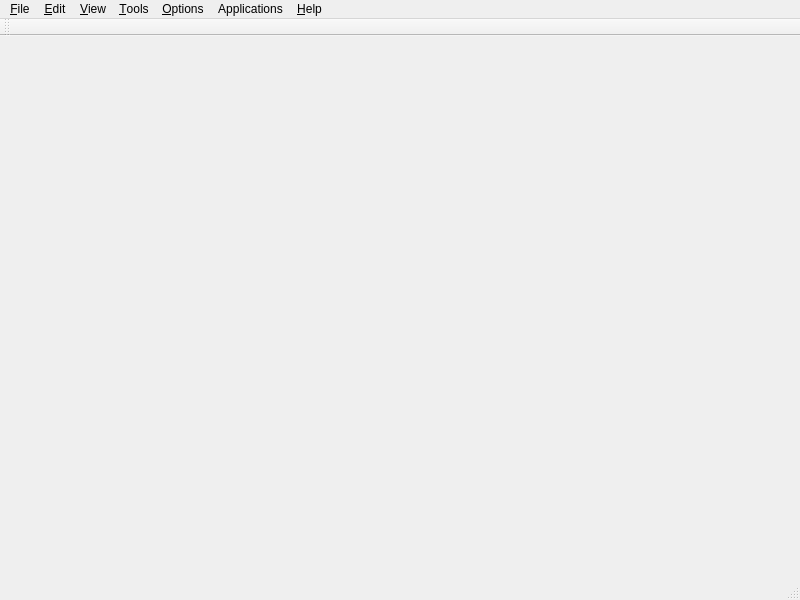
<?xml version="1.0" encoding="UTF-8"?>
<ui version="4.0">
 <class>MainWindow</class>
 <widget class="QMainWindow" name="MainWindow">
  <property name="geometry">
   <rect>
    <x>0</x>
    <y>0</y>
    <width>800</width>
    <height>600</height>
   </rect>
  </property>
  <property name="font">
   <font>
    <family>Arial</family>
   </font>
  </property>
  <property name="windowTitle">
   <string>1.0z</string>
  </property>
  <property name="iconSize">
   <size>
    <width>32</width>
    <height>32</height>
   </size>
  </property>
  <property name="toolButtonStyle">
   <enum>Qt::ToolButtonIconOnly</enum>
  </property>
  <property name="dockOptions">
   <set>QMainWindow::AllowTabbedDocks|QMainWindow::AnimatedDocks</set>
  </property>
  <widget class="QWidget" name="centralwidget"/>
  <widget class="QMenuBar" name="menubar">
   <property name="geometry">
    <rect>
     <x>0</x>
     <y>0</y>
     <width>800</width>
     <height>22</height>
    </rect>
   </property>
   <widget class="QMenu" name="menuFile">
    <property name="title">
     <string>&amp;File</string>
    </property>
    <widget class="QMenu" name="menuTrace_Project">
     <property name="title">
      <string>Trace Project</string>
     </property>
     <addaction name="actionLoad"/>
     <addaction name="actionLoad_from_a_file"/>
     <addaction name="actionSave"/>
     <addaction name="actionSave_As"/>
     <addaction name="actionAdd_Reference"/>
    </widget>
    <widget class="QMenu" name="menuLoad_into">
     <property name="title">
      <string>Expand current</string>
     </property>
     <addaction name="actionAddSWC"/>
     <addaction name="actionAddMask"/>
     <addaction name="actionAddNeuron_Network"/>
     <addaction name="actionTracing_result"/>
     <addaction name="actionV3D_Apo"/>
     <addaction name="actionJSON_Point_List"/>
    </widget>
    <widget class="QMenu" name="menuImport">
     <property name="title">
      <string>Import</string>
     </property>
     <addaction name="actionImage_Sequence"/>
     <addaction name="actionSparse_objects"/>
     <addaction name="actionTiles2"/>
    </widget>
    <widget class="QMenu" name="menuExport">
     <property name="title">
      <string>Export</string>
     </property>
     <addaction name="actionMask"/>
     <addaction name="actionSWC_Rescaling"/>
    </widget>
    <widget class="QMenu" name="menuOpen_Recent">
     <property name="statusTip">
      <string>Open a recently visited file</string>
     </property>
     <property name="title">
      <string>Open Recent</string>
     </property>
    </widget>
    <addaction name="actionNewProject"/>
    <addaction name="actionTiles"/>
    <addaction name="separator"/>
    <addaction name="actionOpen"/>
    <addaction name="menuOpen_Recent"/>
    <addaction name="menuLoad_into"/>
    <addaction name="menuTrace_Project"/>
    <addaction name="menuImport"/>
    <addaction name="separator"/>
    <addaction name="actionSave_Stack"/>
    <addaction name="actionSave_SWC"/>
    <addaction name="menuExport"/>
   </widget>
   <widget class="QMenu" name="menuEdit">
    <property name="title">
     <string>&amp;Edit</string>
    </property>
   </widget>
   <widget class="QMenu" name="menuView">
    <property name="title">
     <string>&amp;View</string>
    </property>
    <widget class="QMenu" name="menuAdjust">
     <property name="statusTip">
      <string>Show Brightness/Contrast adjustment dialog</string>
     </property>
     <property name="title">
      <string>Adjust</string>
     </property>
     <addaction name="actionBrightnessContrast"/>
     <addaction name="actionPen_Width_for_SWC_Display"/>
    </widget>
    <addaction name="actionNormal"/>
    <addaction name="actionProject"/>
    <addaction name="action3DView"/>
    <addaction name="actionOpen_3D_View_Without_Volume"/>
    <addaction name="menuAdjust"/>
    <addaction name="separator"/>
    <addaction name="actionAutosaved_Files"/>
   </widget>
   <widget class="QMenu" name="menuTools">
    <property name="title">
     <string>&amp;Tools</string>
    </property>
    <widget class="QMenu" name="menuProcess">
     <property name="title">
      <string>Process</string>
     </property>
     <widget class="QMenu" name="menuSegmentation">
      <property name="title">
       <string>Segmentation</string>
      </property>
      <addaction name="actionWatershed"/>
      <addaction name="actionConnected_Threshold"/>
     </widget>
     <widget class="QMenu" name="menuEdge_Detection">
      <property name="title">
       <string>Edge Detection</string>
      </property>
      <addaction name="actionCanny_Edge"/>
      <addaction name="actionEnhance_Line"/>
     </widget>
     <widget class="QMenu" name="menuBinary_Morphology">
      <property name="title">
       <string>Binary Morphology</string>
      </property>
      <addaction name="actionDilate"/>
      <addaction name="actionErode"/>
      <addaction name="actionSolidify"/>
      <addaction name="actionDistance_Map"/>
      <addaction name="actionSurface_detection"/>
      <addaction name="actionShortest_Path_Flow"/>
      <addaction name="actionExpand_Region"/>
      <addaction name="actionMorphological_Thinning"/>
     </widget>
     <widget class="QMenu" name="menuFilter">
      <property name="title">
       <string>Filter</string>
      </property>
      <addaction name="actionMedian_Filter"/>
      <addaction name="actionAnisotropic_Diffusion"/>
      <addaction name="actionMexican_Hat"/>
     </widget>
     <addaction name="actionBinarize"/>
     <addaction name="actionUpdate"/>
     <addaction name="actionExtract_Channel"/>
     <addaction name="actionInvert"/>
     <addaction name="actionFlip_Y"/>
     <addaction name="actionMake_Projection"/>
     <addaction name="actionSubtract_Background"/>
     <addaction name="menuFilter"/>
     <addaction name="menuBinary_Morphology"/>
     <addaction name="menuSegmentation"/>
     <addaction name="menuEdge_Detection"/>
    </widget>
    <widget class="QMenu" name="menuTrace">
     <property name="title">
      <string>Trace</string>
     </property>
     <addaction name="actionDisable"/>
     <addaction name="actionFit_Segment"/>
     <addaction name="actionTrace_Tube"/>
     <addaction name="actionAutomatic"/>
     <addaction name="actionAutomatic_Axon"/>
     <addaction name="actionFrom_SWC"/>
     <addaction name="actionTree_Preview"/>
     <addaction name="separator"/>
     <addaction name="actionBinary_SWC"/>
     <addaction name="actionMask_SWC"/>
    </widget>
    <widget class="QMenu" name="menuTube">
     <property name="title">
      <string>Tube</string>
     </property>
     <addaction name="actionRefine_Ends"/>
     <addaction name="actionMerge"/>
     <addaction name="actionAutoMerge"/>
     <addaction name="actionRemove_Small"/>
    </widget>
    <widget class="QMenu" name="menuPuncta">
     <property name="title">
      <string>Puncta</string>
     </property>
     <addaction name="actionDisable_Mark_Puncta"/>
     <addaction name="actionMark_Puncta"/>
    </widget>
    <widget class="QMenu" name="menuSwc">
     <property name="title">
      <string>Swc</string>
     </property>
     <addaction name="actionEdit_Swc"/>
     <addaction name="actionRescale_Swc"/>
    </widget>
    <widget class="QMenu" name="menuQuery">
     <property name="title">
      <string>Query</string>
     </property>
     <addaction name="actionPixel"/>
     <addaction name="actionPosition"/>
    </widget>
    <widget class="QMenu" name="menuDiagnose">
     <property name="title">
      <string>Diagnose</string>
     </property>
     <addaction name="actionTrace_Mask"/>
     <addaction name="actionSeed_Mask"/>
    </widget>
    <addaction name="menuProcess"/>
    <addaction name="menuTrace"/>
    <addaction name="menuTube"/>
    <addaction name="menuPuncta"/>
    <addaction name="menuSwc"/>
    <addaction name="menuQuery"/>
    <addaction name="separator"/>
    <addaction name="actionTile_Manager_2"/>
    <addaction name="separator"/>
    <addaction name="menuDiagnose"/>
   </widget>
   <widget class="QMenu" name="menuOptions">
    <property name="title">
     <string>&amp;Options</string>
    </property>
    <addaction name="actionUpdate_Configuration"/>
   </widget>
   <widget class="QMenu" name="menuHelp">
    <property name="title">
     <string>&amp;Help</string>
    </property>
    <addaction name="actionAbout_iTube"/>
    <addaction name="actionShortcut"/>
    <addaction name="separator"/>
    <addaction name="actionDiagnosis"/>
   </widget>
   <widget class="QMenu" name="menuApplications">
    <property name="title">
     <string>Applications</string>
    </property>
    <widget class="QMenu" name="menuFLy_EM">
     <property name="title">
      <string>FLy EM</string>
     </property>
     <widget class="QMenu" name="menuFlyEmOpen">
      <property name="title">
       <string>Import</string>
      </property>
      <addaction name="actionImportFlyEmDatabase"/>
      <addaction name="actionDVID_Bundle"/>
      <addaction name="separator"/>
      <addaction name="actionAddFlyEmNeuron_Network"/>
      <addaction name="actionSynapse_Annotation"/>
      <addaction name="actionImportMask"/>
      <addaction name="actionImportSegmentation"/>
      <addaction name="actionAxon_Export"/>
      <addaction name="actionVolume_field"/>
      <addaction name="actionThumbnails_2"/>
      <addaction name="actionHDF5_Body"/>
      <addaction name="actionImportBoundBox"/>
      <addaction name="actionImportSeeds"/>
      <addaction name="actionImport_Sparsevol_Json"/>
     </widget>
     <widget class="QMenu" name="menuQuality_Control">
      <property name="title">
       <string>Quality Control</string>
      </property>
      <widget class="QMenu" name="menuError_Classification">
       <property name="title">
        <string>Error Classification</string>
       </property>
       <addaction name="actionErrorClassifcationTrain"/>
       <addaction name="actionErrorClassifcationEvaluate"/>
       <addaction name="actionErrorClassifcationPredict"/>
       <addaction name="actionErrorClassifcationComputeFeatures"/>
      </widget>
      <addaction name="menuError_Classification"/>
      <addaction name="actionFlyEmSelect"/>
      <addaction name="actionFlyEmSelect_connection"/>
      <addaction name="actionFlyEmGrow"/>
      <addaction name="actionCompare"/>
      <addaction name="actionClear_Decoration"/>
      <addaction name="actionExtract_body"/>
      <addaction name="actionLoop_Analysis"/>
      <addaction name="actionIdentify_Hot_Spot"/>
      <addaction name="actionBody_Touching_Analysis"/>
     </widget>
     <widget class="QMenu" name="menuTEM_Paper">
      <property name="title">
       <string>TEM Paper</string>
      </property>
      <addaction name="actionTem_Paper_Volume_Rendering"/>
      <addaction name="actionTem_Paper_Neuron_Type_Figure"/>
      <addaction name="actionMake_Movie"/>
      <addaction name="actionLoad_Data_Bundle"/>
      <addaction name="separator"/>
      <addaction name="actionShape_Matching"/>
     </widget>
     <widget class="QMenu" name="menuStatistics">
      <property name="title">
       <string>Statistics</string>
      </property>
      <addaction name="actionSynapse"/>
      <addaction name="actionSimilarity_Matrix"/>
      <addaction name="actionDendrogram"/>
      <addaction name="actionAssign_Clustering"/>
      <addaction name="actionMorphological_Features"/>
      <addaction name="actionFeature_Selection"/>
     </widget>
     <widget class="QMenu" name="menuDVID">
      <property name="title">
       <string>DVID</string>
      </property>
      <addaction name="actionGet_Grayscale"/>
      <addaction name="actionHot_Spot_Demo"/>
      <addaction name="actionSubmit_Skeletonize"/>
      <addaction name="actionLoad_Body_with_Grayscale"/>
      <addaction name="actionLoad_Large_Body"/>
      <addaction name="actionUpdate_Skeletons"/>
      <addaction name="actionCreate_Databundle"/>
      <addaction name="actionOperateDvid"/>
      <addaction name="actionGenerate_Local_Grayscale"/>
      <addaction name="actionUpload_Annotations"/>
     </widget>
     <widget class="QMenu" name="menuExport_2">
      <property name="title">
       <string>Export</string>
      </property>
      <addaction name="actionBundle"/>
      <addaction name="actionThumbnails"/>
      <addaction name="separator"/>
      <addaction name="actionOne_Column"/>
     </widget>
     <widget class="QMenu" name="menuSegmentation_2">
      <property name="title">
       <string>Segmentation</string>
      </property>
      <addaction name="actionSplit_Region"/>
      <addaction name="actionView_Labeled_Regions"/>
      <addaction name="actionCreate_ROI"/>
      <addaction name="actionExport_Segmentation_Result"/>
      <addaction name="actionHierarchical_Split"/>
      <addaction name="actionSegmentation_Project"/>
     </widget>
     <widget class="QMenu" name="menuNew">
      <property name="title">
       <string>New</string>
      </property>
      <addaction name="actionBody_Split_Project"/>
     </widget>
     <widget class="QMenu" name="menuProject">
      <property name="title">
       <string>Project</string>
      </property>
      <addaction name="actionFlyEmROI"/>
      <addaction name="actionMerge_Body_Project"/>
      <addaction name="actionProof"/>
     </widget>
     <widget class="QMenu" name="menuHackathon">
      <property name="title">
       <string>Hackathon</string>
      </property>
      <addaction name="actionHackathonConfigure"/>
      <addaction name="actionLoad_Named_Bodies"/>
      <addaction name="actionHackathonSimmat"/>
      <addaction name="actionHackathonEvaluate"/>
     </widget>
     <widget class="QMenu" name="menuSeven_Column">
      <property name="title">
       <string>Seven Column</string>
      </property>
      <addaction name="actionNeuroMorpho"/>
     </widget>
     <addaction name="menuNew"/>
     <addaction name="menuFlyEmOpen"/>
     <addaction name="menuExport_2"/>
     <addaction name="menuQuality_Control"/>
     <addaction name="actionFlyEmClone"/>
     <addaction name="menuStatistics"/>
     <addaction name="menuDVID"/>
     <addaction name="menuSegmentation_2"/>
     <addaction name="actionSkeletonization"/>
     <addaction name="actionExtract_Neuron"/>
     <addaction name="menuProject"/>
     <addaction name="actionSplit_Body"/>
     <addaction name="separator"/>
     <addaction name="menuHackathon"/>
     <addaction name="menuTEM_Paper"/>
     <addaction name="menuSeven_Column"/>
     <addaction name="separator"/>
     <addaction name="actionFlyEmSettings"/>
    </widget>
    <widget class="QMenu" name="menuBiocytin">
     <property name="title">
      <string>Biocytin</string>
     </property>
     <addaction name="actionGenerate_Mask"/>
     <addaction name="actionBigNeuron_Trace"/>
    </widget>
    <addaction name="menuFLy_EM"/>
    <addaction name="menuBiocytin"/>
   </widget>
   <addaction name="menuFile"/>
   <addaction name="menuEdit"/>
   <addaction name="menuView"/>
   <addaction name="menuTools"/>
   <addaction name="menuOptions"/>
   <addaction name="menuApplications"/>
   <addaction name="menuHelp"/>
  </widget>
  <widget class="QStatusBar" name="statusbar"/>
  <widget class="QToolBar" name="toolBar">
   <property name="windowTitle">
    <string>toolBar</string>
   </property>
   <property name="iconSize">
    <size>
     <width>24</width>
     <height>24</height>
    </size>
   </property>
   <attribute name="toolBarArea">
    <enum>TopToolBarArea</enum>
   </attribute>
   <attribute name="toolBarBreak">
    <bool>false</bool>
   </attribute>
  </widget>
  <action name="actionOpen">
   <property name="icon">
    <iconset resource="gui.qrc">
     <normaloff>:/images/open.png</normaloff>:/images/open.png</iconset>
   </property>
   <property name="text">
    <string>Open</string>
   </property>
   <property name="toolTip">
    <string>Open a file</string>
   </property>
   <property name="statusTip">
    <string>Open a file (.tif, .lsm or .swc)</string>
   </property>
   <property name="shortcut">
    <string>Ctrl+O</string>
   </property>
  </action>
  <action name="actionBinarize">
   <property name="text">
    <string>Binarize</string>
   </property>
   <property name="statusTip">
    <string>Binarize current stack</string>
   </property>
  </action>
  <action name="actionSolidify">
   <property name="text">
    <string>Solidify</string>
   </property>
   <property name="statusTip">
    <string>Solidify current stack</string>
   </property>
  </action>
  <action name="actionEnhance_Line">
   <property name="text">
    <string>Enhance Line</string>
   </property>
   <property name="statusTip">
    <string>Enhance line structure in current stack</string>
   </property>
  </action>
  <action name="actionDisable">
   <property name="checkable">
    <bool>true</bool>
   </property>
   <property name="icon">
    <iconset resource="gui.qrc">
     <normaloff>:/images/notrace.png</normaloff>:/images/notrace.png</iconset>
   </property>
   <property name="text">
    <string>Disable</string>
   </property>
   <property name="statusTip">
    <string>Disable interactive tracing activity</string>
   </property>
  </action>
  <action name="actionFit_Segment">
   <property name="checkable">
    <bool>true</bool>
   </property>
   <property name="icon">
    <iconset resource="gui.qrc">
     <normaloff>:/images/fitseg.png</normaloff>:/images/fitseg.png</iconset>
   </property>
   <property name="text">
    <string>Fit Segment</string>
   </property>
   <property name="statusTip">
    <string>Only fit a short segment</string>
   </property>
  </action>
  <action name="actionAutomatic">
   <property name="icon">
    <iconset resource="gui.qrc">
     <normaloff>:/images/autotrace.png</normaloff>:/images/autotrace.png</iconset>
   </property>
   <property name="text">
    <string>Automatic</string>
   </property>
   <property name="toolTip">
    <string>Automated tracing</string>
   </property>
   <property name="statusTip">
    <string>Fully automated tracing</string>
   </property>
  </action>
  <action name="actionTrace_Tube">
   <property name="checkable">
    <bool>true</bool>
   </property>
   <property name="checked">
    <bool>true</bool>
   </property>
   <property name="icon">
    <iconset resource="gui.qrc">
     <normaloff>:/images/tracetube.png</normaloff>:/images/tracetube.png</iconset>
   </property>
   <property name="text">
    <string>Trace A Branch</string>
   </property>
   <property name="statusTip">
    <string>Activiate the function of tracing a branch with mouse click</string>
   </property>
  </action>
  <action name="actionUpdate">
   <property name="text">
    <string>Update</string>
   </property>
   <property name="shortcut">
    <string>Ctrl+U</string>
   </property>
  </action>
  <action name="actionRefine_Ends">
   <property name="text">
    <string>Refine Ends</string>
   </property>
  </action>
  <action name="actionNormal">
   <property name="checkable">
    <bool>true</bool>
   </property>
   <property name="checked">
    <bool>true</bool>
   </property>
   <property name="text">
    <string>Normal</string>
   </property>
  </action>
  <action name="actionProject">
   <property name="checkable">
    <bool>true</bool>
   </property>
   <property name="text">
    <string>Z Project</string>
   </property>
   <property name="visible">
    <bool>true</bool>
   </property>
  </action>
  <action name="action3DView">
   <property name="checkable">
    <bool>false</bool>
   </property>
   <property name="text">
    <string>3D View</string>
   </property>
   <property name="visible">
    <bool>true</bool>
   </property>
  </action>
  <action name="actionBrightnessContrast">
   <property name="icon">
    <iconset resource="gui.qrc">
     <normaloff>:/images/bc.png</normaloff>:/images/bc.png</iconset>
   </property>
   <property name="text">
    <string>Brightness/Contrast</string>
   </property>
  </action>
  <action name="actionAbout_iTube">
   <property name="text">
    <string>About</string>
   </property>
   <property name="menuRole">
    <enum>QAction::AboutRole</enum>
   </property>
  </action>
  <action name="actionManual">
   <property name="text">
    <string>Manual</string>
   </property>
  </action>
  <action name="actionMerge">
   <property name="text">
    <string>Merge</string>
   </property>
   <property name="visible">
    <bool>false</bool>
   </property>
  </action>
  <action name="actionLoad">
   <property name="text">
    <string>Load</string>
   </property>
  </action>
  <action name="actionLoad_from_a_file">
   <property name="text">
    <string>Load From A File</string>
   </property>
  </action>
  <action name="actionSave">
   <property name="text">
    <string>Save</string>
   </property>
   <property name="toolTip">
    <string>Save project</string>
   </property>
   <property name="shortcut">
    <string/>
   </property>
  </action>
  <action name="actionSave_As">
   <property name="text">
    <string>Save As</string>
   </property>
  </action>
  <action name="actionAdd_Reference">
   <property name="text">
    <string>Add Reference</string>
   </property>
  </action>
  <action name="actionFrom_SWC">
   <property name="text">
    <string>From SWC</string>
   </property>
  </action>
  <action name="actionTree_Preview">
   <property name="checkable">
    <bool>true</bool>
   </property>
   <property name="icon">
    <iconset resource="gui.qrc">
     <normaloff>:/images/swcpreview.png</normaloff>:/images/swcpreview.png</iconset>
   </property>
   <property name="text">
    <string>Tree Preview</string>
   </property>
  </action>
  <action name="actionAutoMerge">
   <property name="text">
    <string>Merge</string>
   </property>
   <property name="toolTip">
    <string>Merge tubes automatically</string>
   </property>
   <property name="statusTip">
    <string>Merge tubes automatically</string>
   </property>
  </action>
  <action name="actionExtract_Channel">
   <property name="text">
    <string>Extract Channel</string>
   </property>
  </action>
  <action name="actionSave_Stack">
   <property name="text">
    <string>Save Stack</string>
   </property>
  </action>
  <action name="actionMark_Puncta">
   <property name="checkable">
    <bool>true</bool>
   </property>
   <property name="checked">
    <bool>false</bool>
   </property>
   <property name="text">
    <string>Mark Puncta</string>
   </property>
   <property name="toolTip">
    <string>Mark Puncta</string>
   </property>
  </action>
  <action name="actionDisable_Mark_Puncta">
   <property name="checkable">
    <bool>true</bool>
   </property>
   <property name="checked">
    <bool>true</bool>
   </property>
   <property name="text">
    <string>Disable Mark Puncta</string>
   </property>
   <property name="toolTip">
    <string>Disable Mark Puncta</string>
   </property>
  </action>
  <action name="actionAuto_Detect_Puncta">
   <property name="text">
    <string>Auto Detect</string>
   </property>
   <property name="toolTip">
    <string>Auto Detect Puncta</string>
   </property>
  </action>
  <action name="actionWatershed">
   <property name="text">
    <string>Watershed</string>
   </property>
  </action>
  <action name="actionConnected_Threshold">
   <property name="text">
    <string>Connected Threshold</string>
   </property>
  </action>
  <action name="actionCanny_Edge">
   <property name="text">
    <string>Canny Edge</string>
   </property>
  </action>
  <action name="actionDilate">
   <property name="text">
    <string>Dilate</string>
   </property>
  </action>
  <action name="actionErode">
   <property name="text">
    <string>Erode</string>
   </property>
  </action>
  <action name="actionMedian_Filter">
   <property name="text">
    <string>Median Filter</string>
   </property>
  </action>
  <action name="actionAnisotropic_Diffusion">
   <property name="text">
    <string>Anisotropic Diffusion</string>
   </property>
  </action>
  <action name="actionRemove_Small">
   <property name="text">
    <string>Remove Small...</string>
   </property>
   <property name="toolTip">
    <string>Remove Small Tube</string>
   </property>
  </action>
  <action name="actionEdit_Swc">
   <property name="text">
    <string>Edit Swc...</string>
   </property>
   <property name="toolTip">
    <string>Edit Swc Dialog</string>
   </property>
  </action>
  <action name="actionRescale_Swc">
   <property name="text">
    <string>Rescale Swc...</string>
   </property>
  </action>
  <action name="actionAutomatic_Axon">
   <property name="text">
    <string>Automatic Axon</string>
   </property>
  </action>
  <action name="actionDistance_Map">
   <property name="text">
    <string>Distance Map</string>
   </property>
  </action>
  <action name="action2D_Distance_Map">
   <property name="text">
    <string>2D Distance Map</string>
   </property>
  </action>
  <action name="actionShortest_Path_Flow">
   <property name="text">
    <string>Shortest Path Flow</string>
   </property>
  </action>
  <action name="actionExpand_Region">
   <property name="text">
    <string>Expand Region</string>
   </property>
  </action>
  <action name="actionExtract_Neuron">
   <property name="text">
    <string>Extract Neuron</string>
   </property>
  </action>
  <action name="actionSkeletonization">
   <property name="text">
    <string>Skeletonize</string>
   </property>
  </action>
  <action name="actionPixel">
   <property name="text">
    <string>Pixel</string>
   </property>
  </action>
  <action name="actionImport_Network">
   <property name="text">
    <string>Import Network</string>
   </property>
  </action>
  <action name="actionImage_Stack">
   <property name="text">
    <string>Image/Stack</string>
   </property>
  </action>
  <action name="actionSWC">
   <property name="text">
    <string>SWC</string>
   </property>
  </action>
  <action name="actionNeuron_Network">
   <property name="text">
    <string>Neuron Network</string>
   </property>
  </action>
  <action name="actionAddFlyEmNeuron_Network">
   <property name="text">
    <string>Neuron Network</string>
   </property>
  </action>
  <action name="actionSynapse_Annotation">
   <property name="text">
    <string>Synapse Annotation</string>
   </property>
  </action>
  <action name="actionAddSWC">
   <property name="text">
    <string>SWC</string>
   </property>
  </action>
  <action name="actionAddNeuron_Network">
   <property name="text">
    <string>Neuron Network</string>
   </property>
  </action>
  <action name="actionV3D_Apo">
   <property name="text">
    <string>V3D Apo</string>
   </property>
  </action>
  <action name="actionV3D_Marker">
   <property name="text">
    <string>V3D Marker</string>
   </property>
  </action>
  <action name="actionExport">
   <property name="text">
    <string>Export</string>
   </property>
  </action>
  <action name="actionImage_Sequence">
   <property name="text">
    <string>Image Sequence</string>
   </property>
  </action>
  <action name="actionTracing_result">
   <property name="text">
    <string>Tracing Result</string>
   </property>
  </action>
  <action name="actionPosition">
   <property name="text">
    <string>Position</string>
   </property>
   <property name="shortcut">
    <string>Ctrl+F</string>
   </property>
  </action>
  <action name="actionImportMask">
   <property name="text">
    <string>Mask</string>
   </property>
  </action>
  <action name="actionImportSegmentation">
   <property name="text">
    <string>Segmentation</string>
   </property>
  </action>
  <action name="actionFlyEmSelect">
   <property name="text">
    <string>Select</string>
   </property>
  </action>
  <action name="actionFlyEmGrow">
   <property name="text">
    <string>Grow</string>
   </property>
  </action>
  <action name="actionCompare">
   <property name="text">
    <string>Compare</string>
   </property>
  </action>
  <action name="actionFlyEmClone">
   <property name="text">
    <string>Clone</string>
   </property>
  </action>
  <action name="actionClear_Decoration">
   <property name="text">
    <string>Clear Decoration</string>
   </property>
  </action>
  <action name="actionFlyEmSelect_connection">
   <property name="text">
    <string>Select connection</string>
   </property>
  </action>
  <action name="actionAxon_Export">
   <property name="text">
    <string>Axon</string>
   </property>
  </action>
  <action name="actionExtract_body">
   <property name="text">
    <string>Extract Body</string>
   </property>
  </action>
  <action name="actionCompute_Features">
   <property name="text">
    <string>Compute Features</string>
   </property>
  </action>
  <action name="actionMexican_Hat">
   <property name="text">
    <string>Mexican Hat</string>
   </property>
  </action>
  <action name="actionInvert">
   <property name="text">
    <string>Invert Intensity</string>
   </property>
  </action>
  <action name="actionFlyEmQATrain">
   <property name="text">
    <string>Train</string>
   </property>
  </action>
  <action name="actionUpdate_Configuration">
   <property name="text">
    <string>Update Configuration</string>
   </property>
  </action>
  <action name="actionErrorClassifcationTrain">
   <property name="text">
    <string>Train</string>
   </property>
  </action>
  <action name="actionErrorClassifcationPredict">
   <property name="text">
    <string>Predict</string>
   </property>
  </action>
  <action name="actionErrorClassifcationEvaluate">
   <property name="text">
    <string>Evaluate</string>
   </property>
  </action>
  <action name="actionErrorClassifcationComputeFeatures">
   <property name="text">
    <string>Compute Features</string>
   </property>
  </action>
  <action name="actionTem_Paper_Volume_Rendering">
   <property name="text">
    <string>Volume Rendering</string>
   </property>
  </action>
  <action name="actionTem_Paper_Neuron_Type_Figure">
   <property name="text">
    <string>Neuron Type Figure</string>
   </property>
  </action>
  <action name="actionBinary_SWC">
   <property name="text">
    <string>Binary -&gt; SWC</string>
   </property>
  </action>
  <action name="actionImportFlyEmDatabase">
   <property name="icon">
    <iconset resource="gui.qrc">
     <normaloff>:/images/open_database.png</normaloff>:/images/open_database.png</iconset>
   </property>
   <property name="text">
    <string>Database</string>
   </property>
   <property name="toolTip">
    <string>Import FlyEM data</string>
   </property>
   <property name="statusTip">
    <string>Import FlyEM data</string>
   </property>
  </action>
  <action name="actionMake_Movie">
   <property name="text">
    <string>Make Movie</string>
   </property>
  </action>
  <action name="actionOpen_3D_View_Without_Volume">
   <property name="text">
    <string>3D View w/o Volume</string>
   </property>
   <property name="toolTip">
    <string>3D View without Volume</string>
   </property>
   <property name="statusTip">
    <string>Open 3D view without volume rendering</string>
   </property>
  </action>
  <action name="actionLoop_Analysis">
   <property name="text">
    <string>Loop Analysis</string>
   </property>
  </action>
  <action name="actionMorphological_Thinning">
   <property name="text">
    <string>Morphological Thinning</string>
   </property>
  </action>
  <action name="actionAddMask">
   <property name="text">
    <string>Mask</string>
   </property>
  </action>
  <action name="actionMask">
   <property name="icon">
    <iconset resource="gui.qrc">
     <normaloff>:/images/save_mask.png</normaloff>:/images/save_mask.png</iconset>
   </property>
   <property name="text">
    <string>Mask</string>
   </property>
   <property name="toolTip">
    <string>Export Mask</string>
   </property>
   <property name="statusTip">
    <string>Export the current object mask to a file</string>
   </property>
  </action>
  <action name="actionShortcut">
   <property name="text">
    <string>Help</string>
   </property>
  </action>
  <action name="actionMake_Projection">
   <property name="text">
    <string>Make Projection</string>
   </property>
   <property name="statusTip">
    <string>Generate Z projection of a stack</string>
   </property>
  </action>
  <action name="actionMask_SWC">
   <property name="text">
    <string>Mask -&gt; SWC</string>
   </property>
   <property name="statusTip">
    <string>Create an SWC structure from the object mask</string>
   </property>
  </action>
  <action name="actionAutosaved_Files">
   <property name="text">
    <string>Autosaved Files</string>
   </property>
  </action>
  <action name="actionSynapse">
   <property name="text">
    <string>Synapse</string>
   </property>
  </action>
  <action name="actionDiagnosis">
   <property name="text">
    <string>Diagnosis</string>
   </property>
  </action>
  <action name="actionSave_SWC">
   <property name="text">
    <string>Save SWC</string>
   </property>
  </action>
  <action name="actionSimilarity_Matrix">
   <property name="text">
    <string>Similarity Matrix</string>
   </property>
  </action>
  <action name="actionSparse_objects">
   <property name="text">
    <string>Sparse objects</string>
   </property>
  </action>
  <action name="actionDendrogram">
   <property name="text">
    <string>Dendrogram</string>
   </property>
  </action>
  <action name="actionPen_Width_for_SWC_Display">
   <property name="text">
    <string>Pen Width for SWC Display</string>
   </property>
  </action>
  <action name="actionAssign_Clustering">
   <property name="text">
    <string>Assign Clustering</string>
   </property>
  </action>
  <action name="actionSWC_Rescaling">
   <property name="text">
    <string>Rescaled SWC</string>
   </property>
  </action>
  <action name="actionSurface_detection">
   <property name="text">
    <string>Surface Detection</string>
   </property>
  </action>
  <action name="actionMorphological_Features">
   <property name="text">
    <string>Morphological Features</string>
   </property>
  </action>
  <action name="actionFeature_Selection">
   <property name="text">
    <string>Feature Selection</string>
   </property>
   <property name="toolTip">
    <string>Select morphological features</string>
   </property>
   <property name="statusTip">
    <string>Select a morphological features for disinguishing neuron classes. The features are sorted by discriminant power.</string>
   </property>
  </action>
  <action name="actionGet_Grayscale">
   <property name="text">
    <string>Get Grayscale</string>
   </property>
  </action>
  <action name="actionTile_Manager">
   <property name="text">
    <string>Tile Manager</string>
   </property>
  </action>
  <action name="actionTile_Manager_2">
   <property name="text">
    <string>Tile Manager</string>
   </property>
  </action>
  <action name="actionTiles2">
   <property name="text">
    <string>Tiles</string>
   </property>
  </action>
  <action name="actionThumbnails">
   <property name="text">
    <string>Thumbnails</string>
   </property>
  </action>
  <action name="actionBundle">
   <property name="text">
    <string>Bundle</string>
   </property>
  </action>
  <action name="actionVolume_field">
   <property name="text">
    <string>Volume Entry</string>
   </property>
  </action>
  <action name="actionThumbnails_2">
   <property name="text">
    <string>Thumbnails</string>
   </property>
  </action>
  <action name="actionJSON_Point_List">
   <property name="text">
    <string>JSON Point List</string>
   </property>
  </action>
  <action name="actionIdentify_Hot_Spot">
   <property name="text">
    <string>Identify Hot Spot</string>
   </property>
  </action>
  <action name="actionHot_Spot_Demo">
   <property name="text">
    <string>Hot Spot Demo</string>
   </property>
  </action>
  <action name="actionHDF5_Body">
   <property name="text">
    <string>HDF5 Body</string>
   </property>
  </action>
  <action name="actionDVID_Bundle">
   <property name="icon">
    <iconset resource="gui.qrc">
     <normaloff>:/images/open_dvid.png</normaloff>:/images/open_dvid.png</iconset>
   </property>
   <property name="text">
    <string>DVID Bundle</string>
   </property>
  </action>
  <action name="actionSubmit_Skeletonize">
   <property name="text">
    <string>Submit Skeletonize</string>
   </property>
  </action>
  <action name="actionSplit_Region">
   <property name="text">
    <string>Split Region</string>
   </property>
   <property name="shortcut">
    <string>Shift+Space</string>
   </property>
  </action>
  <action name="actionLoad_Grayscale">
   <property name="text">
    <string>Load Grayscale</string>
   </property>
  </action>
  <action name="actionLoad_Body_with_Grayscale">
   <property name="text">
    <string>Load Body with Grayscale</string>
   </property>
  </action>
  <action name="actionFlyEmSettings">
   <property name="text">
    <string>Settings</string>
   </property>
  </action>
  <action name="actionView_Labeled_Regions">
   <property name="text">
    <string>View Labeled Regions</string>
   </property>
  </action>
  <action name="actionTiles">
   <property name="text">
    <string>Open Project</string>
   </property>
  </action>
  <action name="actionLoad_Large_Body">
   <property name="text">
    <string>Load Large Body</string>
   </property>
  </action>
  <action name="actionBody_Split_Project">
   <property name="text">
    <string>Body Split Project</string>
   </property>
  </action>
  <action name="actionSplit_Body">
   <property name="icon">
    <iconset>
     <normalon>:/images/bodysplit.png</normalon>
    </iconset>
   </property>
   <property name="text">
    <string>Split Body Project</string>
   </property>
  </action>
  <action name="actionUpdate_Skeletons">
   <property name="text">
    <string>Update Skeletons</string>
   </property>
  </action>
  <action name="actionCreate_Databundle">
   <property name="text">
    <string>Create Data Bundle</string>
   </property>
  </action>
  <action name="actionCreate_ROI">
   <property name="text">
    <string>Create ROI</string>
   </property>
  </action>
  <action name="actionCreate_ROI_Project">
   <property name="text">
    <string>Create ROI Project</string>
   </property>
  </action>
  <action name="actionFlyEmROI">
   <property name="icon">
    <iconset resource="gui.qrc">
     <normaloff>:/images/roi.png</normaloff>:/images/roi.png</iconset>
   </property>
   <property name="text">
    <string>ROI</string>
   </property>
  </action>
  <action name="actionNewProject">
   <property name="text">
    <string>New Project</string>
   </property>
  </action>
  <action name="actionLoad_Data_Bundle">
   <property name="text">
    <string>Load Data Bundle</string>
   </property>
  </action>
  <action name="actionShape_Matching">
   <property name="text">
    <string>Shape Analysis</string>
   </property>
  </action>
  <action name="actionOne_Column">
   <property name="text">
    <string>One Column</string>
   </property>
  </action>
  <action name="actionOperateDvid">
   <property name="text">
    <string>Operate</string>
   </property>
  </action>
  <action name="actionGenerate_Local_Grayscale">
   <property name="text">
    <string>Generate Local Grayscale</string>
   </property>
  </action>
  <action name="actionExport_Segmentation_Result">
   <property name="text">
    <string>Export Result</string>
   </property>
  </action>
  <action name="actionBody_Touching_Analysis">
   <property name="text">
    <string>Side Boundary Analysis</string>
   </property>
  </action>
  <action name="actionImportBoundBox">
   <property name="text">
    <string>Bound Box</string>
   </property>
  </action>
  <action name="actionImportSeeds">
   <property name="text">
    <string>Seeds</string>
   </property>
  </action>
  <action name="actionUpload_Annotations">
   <property name="text">
    <string>Upload Annotations</string>
   </property>
  </action>
  <action name="actionMerge_Body_Project">
   <property name="icon">
    <iconset resource="gui.qrc">
     <normaloff>:/images/bodymerge.png</normaloff>:/images/bodymerge.png</iconset>
   </property>
   <property name="text">
    <string>Merge Body</string>
   </property>
  </action>
  <action name="actionHierarchical_Split">
   <property name="text">
    <string>Hierarchical Split</string>
   </property>
  </action>
  <action name="actionSegmentation_Project">
   <property name="text">
    <string>Segmentation Project</string>
   </property>
  </action>
  <action name="actionHackathonSimmat">
   <property name="text">
    <string>Generate Similarity Matrix</string>
   </property>
  </action>
  <action name="actionHackathonConfigure">
   <property name="text">
    <string>Configure</string>
   </property>
  </action>
  <action name="actionLoad_Named_Bodies">
   <property name="text">
    <string>Load Named Bodies</string>
   </property>
  </action>
  <action name="actionHackathonEvaluate">
   <property name="text">
    <string>Evaluate</string>
   </property>
  </action>
  <action name="actionProof">
   <property name="text">
    <string>Proofread</string>
   </property>
  </action>
  <action name="actionGenerate_Mask">
   <property name="text">
    <string>Generate Mask</string>
   </property>
  </action>
  <action name="actionBigNeuron_Trace">
   <property name="text">
    <string>BigNeuron Trace</string>
   </property>
  </action>
  <action name="actionSubtract_Background">
   <property name="text">
    <string>Subtract Background</string>
   </property>
  </action>
  <action name="actionImport_Sparsevol_Json">
   <property name="text">
    <string>Sparsevol Json</string>
   </property>
  </action>
  <action name="actionNeuroMorpho">
   <property name="text">
    <string>NeuroMorpho</string>
   </property>
  </action>
  <action name="actionTrace_Mask">
   <property name="text">
    <string>Trace Mask</string>
   </property>
  </action>
  <action name="actionSeed_Mask">
   <property name="text">
    <string>Foreground Mask</string>
   </property>
  </action>
  <action name="actionFlip_Y">
   <property name="text">
    <string>Flip Y</string>
   </property>
  </action>
 </widget>
 <resources>
  <include location="gui.qrc"/>
 </resources>
 <connections/>
</ui>
